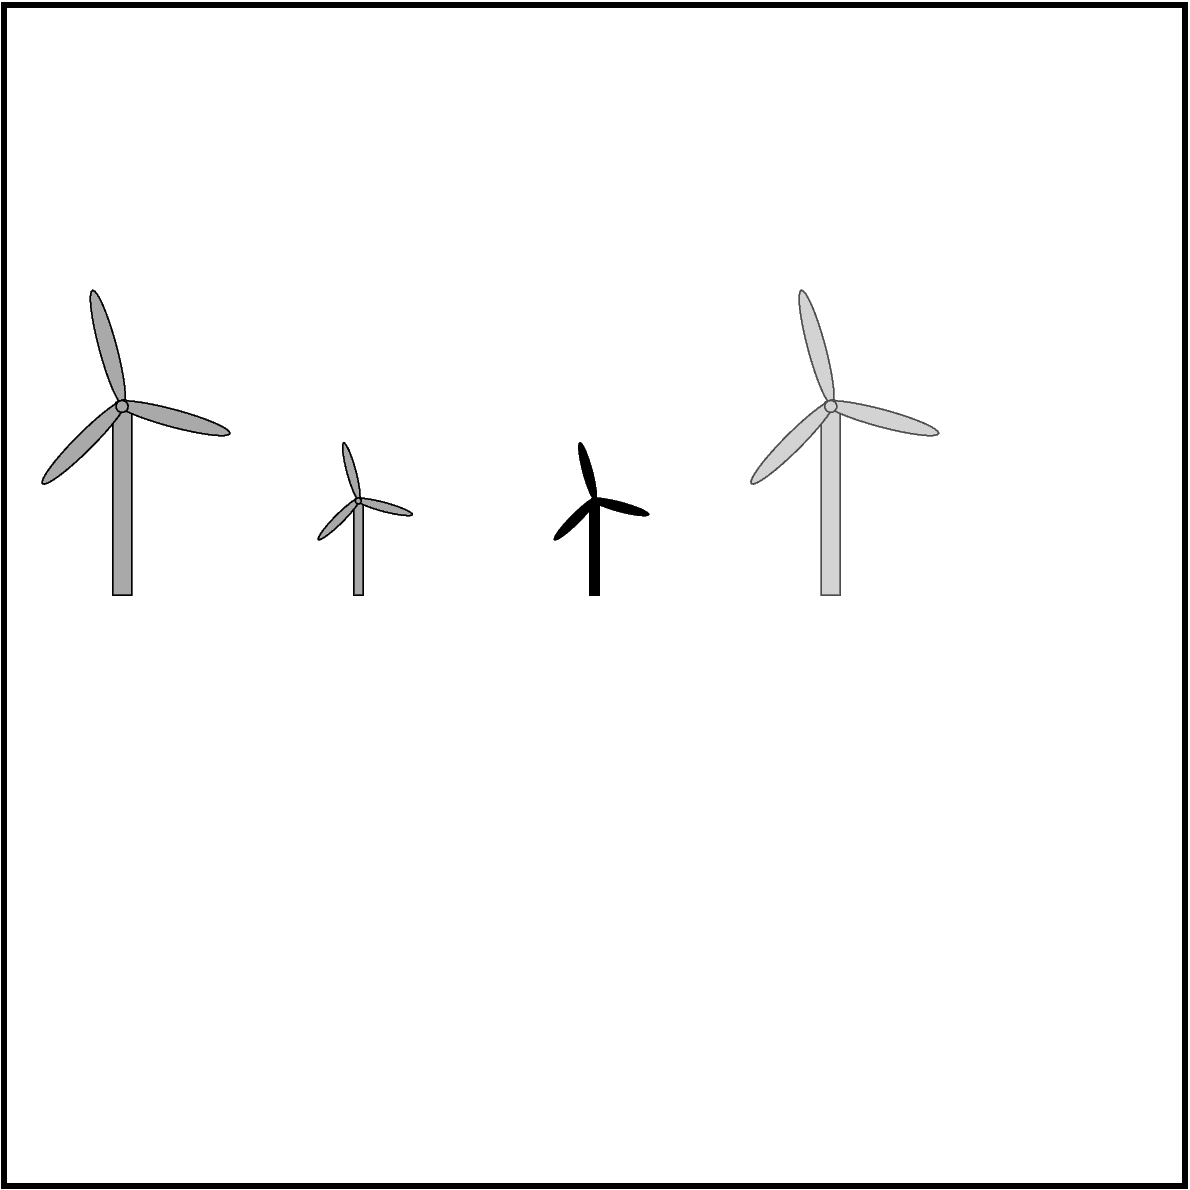

This chart was generated by the following Python code:
# #############################################################################
# Plot wind turbine symbol with PyGMT
# - Wind turbine symbol file: windturbine_YF.def (included in this folder)
# - General syntax of the argument passed to the "style" parameter (-S flag):
#   k<name_of_symbol_file>/<size_of_symbol>
# - Please note: Custom symbols cannot be used in a auto-legend yet
# -----------------------------------------------------------------------------
# History
# - Created: 2024/05/16
# -----------------------------------------------------------------------------
# Versions
# - PyGMT v0.12.0 -> https://www.pygmt.org/v0.12.0/ | https://www.pygmt.org/
# - GMT 6.5.0 -> https://www.generic-mapping-tools.org/
# -----------------------------------------------------------------------------
# Contact
# - Author: Yvonne Fröhlich
# - ORCID: https://orcid.org/0000-0002-8566-0619
# - GitHub: https://github.com/yvonnefroehlich/gmt-pygmt-plotting
# #############################################################################


import pygmt as gmt

fig = gmt.Figure()
fig.basemap(region=[-1, 1, -0.1, 1.5], projection="X8c/3c", frame=0)

fig.plot(x=-0.75, y=0, style="kwindturbine_YF.def/1c", fill="darkgray", pen="black")

fig.plot(x=-0.25, y=0, style="kwindturbine_YF.def/0.5c", fill="darkgray", pen="black")

fig.plot(x=0.25, y=0, style="kwindturbine_YF.def/0.5c", fill="black", pen="black")

fig.plot(x=0.75, y=0, style="kwindturbine_YF.def/1c", fill="lightgray", pen="gray30")

fig.show()
# fig.savefig(fname="windturbine.png")
